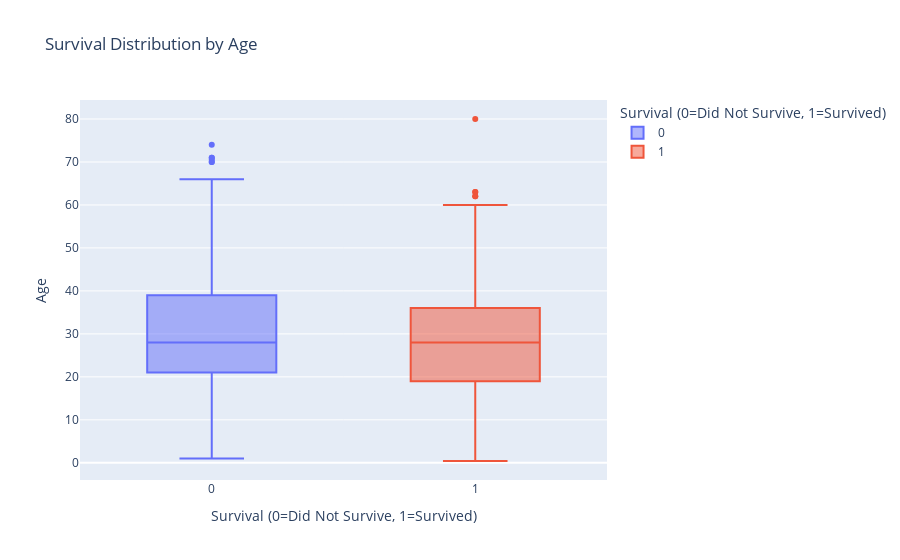

The notebook cell saved with this chart:
### Code cell
# Age vs Survival (Box Plot)
fig = px.box(train_df, x='Survived', y='Age', color='Survived', 
             title='Survival Distribution by Age', 
             labels={'Survived': 'Survival (0=Did Not Survive, 1=Survived)', 'Age': 'Age'})
fig.show()

### Figure 1 — Plotly figure (JSON) as saved in the notebook; plotly's stock layout.template omitted (floating-point values rounded to 4 significant figures; data arrays with more than 128 entries replaced by an {"elided": "..."} marker saying what was removed)
{"data": [{"alignmentgroup": "True", "hovertemplate": "Survival (0=Did Not Survive, 1=Survived)=%{x}<br>Age=%{y}<extra></extra>", "legendgroup": "0", "marker": {"color": "#636efa"}, "name": "0", "notched": false, "offsetgroup": "0", "orientation": "v", "showlegend": true, "type": "box", "x": {"elided": "549 int values"}, "x0": " ", "xaxis": "x", "y": {"elided": "549 float values"}, "y0": " ", "yaxis": "y"}, {"alignmentgroup": "True", "hovertemplate": "Survival (0=Did Not Survive, 1=Survived)=%{x}<br>Age=%{y}<extra></extra>", "legendgroup": "1", "marker": {"color": "#EF553B"}, "name": "1", "notched": false, "offsetgroup": "1", "orientation": "v", "showlegend": true, "type": "box", "x": {"elided": "342 int values"}, "x0": " ", "xaxis": "x", "y": {"elided": "342 float values"}, "y0": " ", "yaxis": "y"}], "layout": {"autosize": true, "boxmode": "overlay", "legend": {"title": {"text": "Survival (0=Did Not Survive, 1=Survived)"}, "tracegroupgap": 0}, "title": {"text": "Survival Distribution by Age"}, "xaxis": {"anchor": "y", "autorange": true, "categoryarray": [0, 1], "categoryorder": "array", "domain": [0, 1], "range": [-0.5, 1.5], "title": {"text": "Survival (0=Did Not Survive, 1=Survived)"}, "type": "linear"}, "yaxis": {"anchor": "x", "autorange": true, "domain": [0, 1], "range": [-4.001, 84.42], "title": {"text": "Age"}, "type": "linear"}}}
